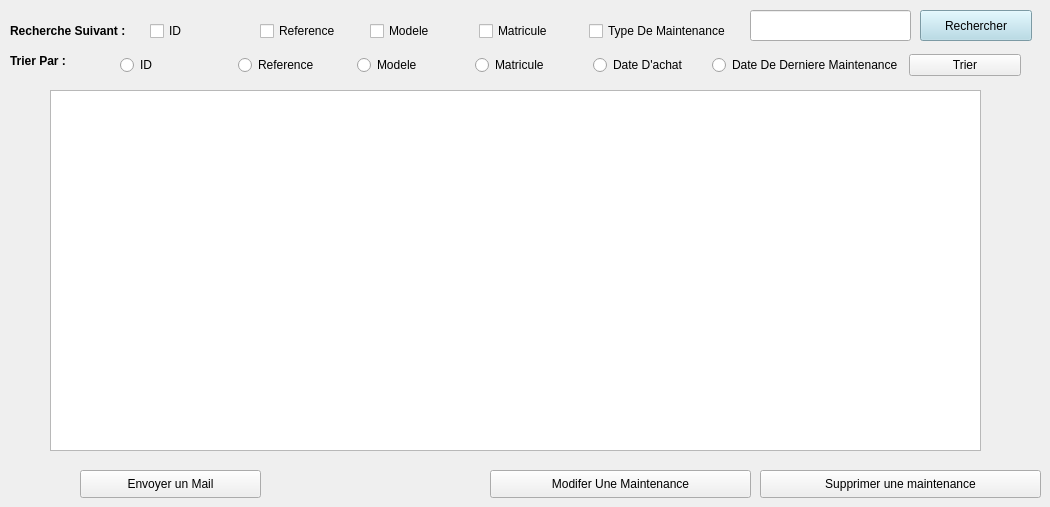
        <widget class="QWidget" name="affichermaintenance">
         <attribute name="title">
          <string>Afficher equipement et leurs maintenances</string>
         </attribute>
         <widget class="QPushButton" name="pushButton_modifiermaint">
          <property name="geometry">
           <rect>
            <x>490</x>
            <y>470</y>
            <width>261</width>
            <height>28</height>
           </rect>
          </property>
          <property name="text">
           <string>Modifer Une Maintenance</string>
          </property>
          <property name="icon">
           <iconset>
            <normaloff>../../../icons/modifierpanne.png</normaloff>../../../icons/modifierpanne.png</iconset>
          </property>
          <property name="checkable">
           <bool>true</bool>
          </property>
         </widget>
         <widget class="QPushButton" name="pushButton_supprimermaint">
          <property name="geometry">
           <rect>
            <x>760</x>
            <y>470</y>
            <width>281</width>
            <height>28</height>
           </rect>
          </property>
          <property name="text">
           <string>Supprimer une maintenance</string>
          </property>
          <property name="icon">
           <iconset>
            <normaloff>../../../icons/supppanne.png</normaloff>../../../icons/supppanne.png</iconset>
          </property>
         </widget>
         <widget class="QTableView" name="tableView_maint">
          <property name="geometry">
           <rect>
            <x>50</x>
            <y>90</y>
            <width>931</width>
            <height>361</height>
           </rect>
          </property>
         </widget>
         <widget class="QPushButton" name="pushButton_email">
          <property name="geometry">
           <rect>
            <x>80</x>
            <y>470</y>
            <width>181</width>
            <height>28</height>
           </rect>
          </property>
          <property name="text">
           <string>Envoyer un Mail</string>
          </property>
          <property name="icon">
           <iconset>
            <normaloff>../../../icons/mail.png</normaloff>../../../icons/mail.png</iconset>
          </property>
         </widget>
         <widget class="QLabel" name="label_106">
          <property name="geometry">
           <rect>
            <x>10</x>
            <y>50</y>
            <width>71</width>
            <height>21</height>
           </rect>
          </property>
          <property name="font">
           <font>
            <weight>75</weight>
            <bold>true</bold>
           </font>
          </property>
          <property name="text">
           <string>Trier Par :</string>
          </property>
         </widget>
         <widget class="QLabel" name="label_107">
          <property name="geometry">
           <rect>
            <x>10</x>
            <y>10</y>
            <width>131</width>
            <height>41</height>
           </rect>
          </property>
          <property name="font">
           <font>
            <weight>75</weight>
            <bold>true</bold>
           </font>
          </property>
          <property name="text">
           <string>Recherche Suivant :</string>
          </property>
         </widget>
         <widget class="QPushButton" name="pushButton_recherche_2">
          <property name="geometry">
           <rect>
            <x>920</x>
            <y>10</y>
            <width>112</width>
            <height>31</height>
           </rect>
          </property>
          <property name="palette">
           <palette>
            <active>
             <colorrole role="WindowText">
              <brush brushstyle="SolidPattern">
               <color alpha="255">
                <red>0</red>
                <green>0</green>
                <blue>127</blue>
               </color>
              </brush>
             </colorrole>
             <colorrole role="Button">
              <brush brushstyle="SolidPattern">
               <color alpha="255">
                <red>173</red>
                <green>216</green>
                <blue>230</blue>
               </color>
              </brush>
             </colorrole>
             <colorrole role="Base">
              <brush brushstyle="SolidPattern">
               <color alpha="255">
                <red>173</red>
                <green>216</green>
                <blue>230</blue>
               </color>
              </brush>
             </colorrole>
             <colorrole role="Window">
              <brush brushstyle="SolidPattern">
               <color alpha="255">
                <red>173</red>
                <green>216</green>
                <blue>230</blue>
               </color>
              </brush>
             </colorrole>
            </active>
            <inactive>
             <colorrole role="WindowText">
              <brush brushstyle="SolidPattern">
               <color alpha="255">
                <red>0</red>
                <green>0</green>
                <blue>127</blue>
               </color>
              </brush>
             </colorrole>
             <colorrole role="Button">
              <brush brushstyle="SolidPattern">
               <color alpha="255">
                <red>173</red>
                <green>216</green>
                <blue>230</blue>
               </color>
              </brush>
             </colorrole>
             <colorrole role="Base">
              <brush brushstyle="SolidPattern">
               <color alpha="255">
                <red>173</red>
                <green>216</green>
                <blue>230</blue>
               </color>
              </brush>
             </colorrole>
             <colorrole role="Window">
              <brush brushstyle="SolidPattern">
               <color alpha="255">
                <red>173</red>
                <green>216</green>
                <blue>230</blue>
               </color>
              </brush>
             </colorrole>
            </inactive>
            <disabled>
             <colorrole role="WindowText">
              <brush brushstyle="SolidPattern">
               <color alpha="255">
                <red>120</red>
                <green>120</green>
                <blue>120</blue>
               </color>
              </brush>
             </colorrole>
             <colorrole role="Button">
              <brush brushstyle="SolidPattern">
               <color alpha="255">
                <red>173</red>
                <green>216</green>
                <blue>230</blue>
               </color>
              </brush>
             </colorrole>
             <colorrole role="Base">
              <brush brushstyle="SolidPattern">
               <color alpha="255">
                <red>173</red>
                <green>216</green>
                <blue>230</blue>
               </color>
              </brush>
             </colorrole>
             <colorrole role="Window">
              <brush brushstyle="SolidPattern">
               <color alpha="255">
                <red>173</red>
                <green>216</green>
                <blue>230</blue>
               </color>
              </brush>
             </colorrole>
            </disabled>
           </palette>
          </property>
          <property name="text">
           <string>Rechercher</string>
          </property>
          <property name="icon">
           <iconset>
            <normaloff>../../../icons/loop.png</normaloff>../../../icons/loop.png</iconset>
          </property>
          <property name="checkable">
           <bool>true</bool>
          </property>
         </widget>
         <widget class="QLineEdit" name="lineEdit_recherchemaint">
          <property name="geometry">
           <rect>
            <x>750</x>
            <y>10</y>
            <width>161</width>
            <height>31</height>
           </rect>
          </property>
          <property name="text">
           <string/>
          </property>
         </widget>
         <widget class="QWidget" name="layoutWidget_9">
          <property name="geometry">
           <rect>
            <x>120</x>
            <y>50</y>
            <width>901</width>
            <height>30</height>
           </rect>
          </property>
          <layout class="QHBoxLayout" name="horizontalLayout_61">
           <item>
            <widget class="QRadioButton" name="radioButton_tri_IDmaint">
             <property name="text">
              <string>ID</string>
             </property>
            </widget>
           </item>
           <item>
            <widget class="QRadioButton" name="radioButton_triref2">
             <property name="text">
              <string>Reference</string>
             </property>
            </widget>
           </item>
           <item>
            <widget class="QRadioButton" name="radioButton_trimod2">
             <property name="text">
              <string>Modele</string>
             </property>
            </widget>
           </item>
           <item>
            <widget class="QRadioButton" name="radioButton_trimatricule">
             <property name="text">
              <string>Matricule</string>
             </property>
            </widget>
           </item>
           <item>
            <widget class="QRadioButton" name="radioButton_tridate2">
             <property name="text">
              <string>Date D'achat</string>
             </property>
            </widget>
           </item>
           <item>
            <widget class="QRadioButton" name="radioButton_tridatemaint">
             <property name="text">
              <string>Date De Derniere Maintenance</string>
             </property>
            </widget>
           </item>
           <item>
            <widget class="QPushButton" name="pushButton_trier_2">
             <property name="text">
              <string>Trier</string>
             </property>
             <property name="icon">
              <iconset>
               <normaloff>../../../icons/TriMan-300x300.png</normaloff>../../../icons/TriMan-300x300.png</iconset>
             </property>
             <property name="checkable">
              <bool>true</bool>
             </property>
            </widget>
           </item>
          </layout>
         </widget>
         <widget class="QWidget" name="layoutWidget_10">
          <property name="geometry">
           <rect>
            <x>150</x>
            <y>20</y>
            <width>581</width>
            <height>22</height>
           </rect>
          </property>
          <layout class="QHBoxLayout" name="horizontalLayout_62">
           <item>
            <widget class="QCheckBox" name="checkBox_search_IDmaint">
             <property name="text">
              <string>ID</string>
             </property>
             <property name="autoExclusive">
              <bool>true</bool>
             </property>
            </widget>
           </item>
           <item>
            <widget class="QCheckBox" name="checkBox_search_refmaint">
             <property name="text">
              <string>Reference</string>
             </property>
             <property name="autoExclusive">
              <bool>true</bool>
             </property>
            </widget>
           </item>
           <item>
            <widget class="QCheckBox" name="checkBox_search_modelemaint">
             <property name="text">
              <string>Modele</string>
             </property>
             <property name="autoExclusive">
              <bool>true</bool>
             </property>
            </widget>
           </item>
           <item>
            <widget class="QCheckBox" name="checkBox_search_matriculemaint">
             <property name="text">
              <string>Matricule</string>
             </property>
             <property name="autoExclusive">
              <bool>true</bool>
             </property>
            </widget>
           </item>
           <item>
            <widget class="QCheckBox" name="checkBox_search_typemaint">
             <property name="text">
              <string>Type De Maintenance</string>
             </property>
             <property name="autoExclusive">
              <bool>true</bool>
             </property>
            </widget>
           </item>
          </layout>
         </widget>
        </widget>
